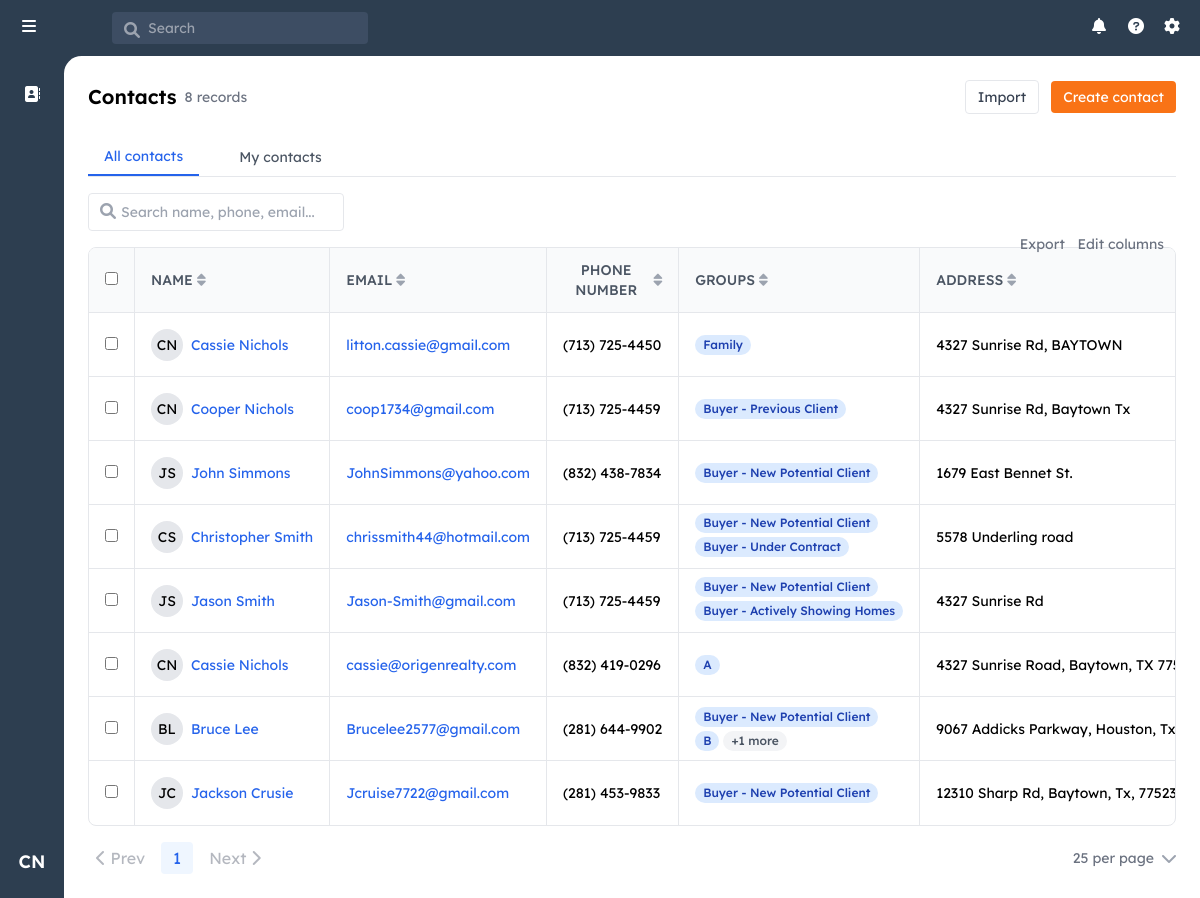
The app's page / (signed in) with its own data.
### models.py (models this page shows, shortened)
class User(UserMixin, db.Model):
    id = db.Column(db.Integer, primary_key=True)
    username = db.Column(db.String(80), unique=True, nullable=False)
    email = db.Column(db.String(120), unique=True, nullable=False)
    password_hash = db.Column(db.String(128))
    first_name = db.Column(db.String(80), nullable=False)
    last_name = db.Column(db.String(80), nullable=False)
    role = db.Column(db.String(20), nullable=False, default='agent')
    created_at = db.Column(db.DateTime, nullable=False, default=datetime.utcnow)
    last_login = db.Column(db.DateTime)
    contacts = db.relationship('Contact', backref='owner', lazy=True)

class Contact(db.Model):
    id = db.Column(db.Integer, primary_key=True)
    user_id = db.Column(db.Integer, db.ForeignKey('user.id'), nullable=False)
    first_name = db.Column(db.String(80), nullable=False)
    last_name = db.Column(db.String(80), nullable=False)
    email = db.Column(db.String(120))
    phone = db.Column(db.String(20))
    address = db.Column(db.String(200))
    notes = db.Column(db.Text)
    created_at = db.Column(db.DateTime, nullable=False, default=datetime.utcnow)
    updated_at = db.Column(db.DateTime, nullable=False, default=datetime.utcnow,
                           onupdate=datetime.utcnow)
    groups = db.relationship('ContactGroup',
                           secondary=contact_groups,
                           back_populates='contacts',
                           lazy='joined')

class ContactGroup(db.Model):
    id = db.Column(db.Integer, primary_key=True)
    name = db.Column(db.String(100), unique=True, nullable=False)
    category = db.Column(db.String(50), nullable=False)
    sort_order = db.Column(db.Integer, nullable=False)
    created_at = db.Column(db.DateTime, nullable=False, default=datetime.utcnow)
    contacts = db.relationship('Contact',
                             secondary=contact_groups,
                             back_populates='groups',
                             lazy='dynamic')

### app.py (the view)
    @app.route('/')
    @login_required
    def index():
        contacts = Contact.query.filter_by(user_id=current_user.id).all() if not current_user.role == 'admin' \
            else Contact.query.all()
        return render_template('index.html', contacts=contacts)

### templates/index.html (shortened to what this page needs)
{% extends "base.html" %}
{% block content %}
<div class="p-6">
    <div class="flex justify-between items-center mb-6">
        <div class="flex items-center space-x-2">
            <h1 class="text-xl font-semibold">Contacts</h1>
            <span class="text-sm text-gray-500">{{ contacts|length }} record{% if contacts|length != 1 %}s{% endif %}</span>
        </div>
        <div class="flex items-center space-x-3">
            <button class="text-sm px-3 py-1.5 border rounded text-gray-700 hover:bg-gray-50">
                Import
            </button>
            <a href="{{ url_for('create_contact') }}" class="text-sm px-3 py-1.5 bg-orange-500 text-white rounded hover:bg-orange-600">
                Create contact
            </a>
        </div>
    </div>
    <div class="border-b mb-4">
        <div class="flex space-x-6">
            <button class="px-4 py-2 text-sm text-blue-600 border-b-2 border-blue-600">
                All contacts
            </button>
            <button class="px-4 py-2 text-sm text-gray-600 hover:text-gray-800">
                My contacts
            </button>
        </div>
    </div>
    <div class="mb-4 relative">
        <input
            type="text"
            placeholder="Search name, phone, email..."
            class="w-64 pl-8 pr-4 py-2 border rounded text-sm"
        >
        <i class="fas fa-search absolute left-3 top-2.5 text-gray-400"></i>
        <div class="absolute right-3 space-x-2">
            <button class="text-sm text-gray-500">Export</button>
            <button class="text-sm text-gray-500">Edit columns</button>
        </div>
    </div>
    <div class="border rounded-lg overflow-hidden">
        <table class="w-full">
            <thead class="bg-gray-50 text-sm border-b">
                <tr>
                    <th class="w-8 px-4 py-3">
                        <input type="checkbox" class="rounded">
                    </th>
                    <th class="w-64 px-4 py-3 font-medium text-gray-600 border-l text-sm">
                        <div class="flex items-center space-x-1">
                            <span>NAME</span>
                            <i class="fas fa-sort text-gray-400 hover:text-gray-600 cursor-pointer"></i>
                        </div>
                    </th>
                    <th class="w-48 px-4 py-3 font-medium text-gray-600 border-l text-sm">
                        <div class="flex items-center space-x-1">
                            <span>EMAIL</span>
                            <i class="fas fa-sort text-gray-400 hover:text-gray-600 cursor-pointer"></i>
                        </div>
                    </th>
                    <th class="w-40 px-4 py-3 font-medium text-gray-600 border-l text-sm">
                        <div class="flex items-center space-x-1">
                            <span>PHONE NUMBER</span>
                            <i class="fas fa-sort text-gray-400 hover:text-gray-600 cursor-pointer"></i>
                        </div>
                    </th>
                    <th class="w-64 px-4 py-3 font-medium text-gray-600 border-l text-sm">
                        <div class="flex items-center space-x-1">
                            <span>GROUPS</span>
                            <i class="fas fa-sort text-gray-400 hover:text-gray-600 cursor-pointer"></i>
                        </div>
                    </th>
                    <th class="w-48 px-4 py-3 font-medium text-gray-600 border-l text-sm">
                        <div class="flex items-center space-x-1">
                            <span>ADDRESS</span>
                            <i class="fas fa-sort text-gray-400 hover:text-gray-600 cursor-pointer"></i>
                        </div>
                    </th>
                </tr>
            </thead>
            <tbody class="divide-y text-sm">
                {% for contact in contacts %}
                <tr class="hover:bg-gray-50 h-16">
                    <td class="px-4">
                        <input type="checkbox" class="rounded">
                    </td>
                    <td class="px-4 border-l">
                        <div class="flex items-center">
                            <div class="w-8 h-8 rounded-full bg-gray-200 flex items-center justify-center text-sm mr-2 flex-shrink-0">
                                {{ contact.first_name[0] }}{{ contact.last_name[0] }}
                            </div>
                            <a href="{{ url_for('view_contact', contact_id=contact.id) }}"
                               class="text-blue-600 hover:text-blue-800 text-sm overflow-hidden overflow-ellipsis whitespace-nowrap max-w-[180px]">
                                {{ contact.first_name }} {{ contact.last_name }}
                            </a>
                        </div>
                    </td>
                    <td class="px-4 border-l">
                        <div class="overflow-hidden overflow-ellipsis whitespace-nowrap text-blue-600">
                            {{ contact.email or '--' }}
                        </div>
                    </td>
                    <td class="px-4 border-l">
                        <div class="overflow-hidden overflow-ellipsis whitespace-nowrap">
                            {{ contact.phone or '--' }}
                        </div>
                    </td>
                    <td class="px-4 border-l relative">
                        <div class="flex flex-wrap gap-1 max-h-12 overflow-hidden relative">
                            {% for group in contact.groups[:2] %}
                                <span class="inline-flex items-center px-2 py-0.5 rounded-full text-xs font-medium bg-blue-100 text-blue-800 whitespace-nowrap">
                                    {{ group.name }}
                                </span>
                            {% else %}
                                --
                            {% endfor %}
                            {% if contact.groups|length > 2 %}
                                <span class="inline-flex items-center px-2 py-0.5 rounded-full text-xs font-medium bg-gray-100 text-gray-600">
                                    +{{ contact.groups|length - 2 }} more
                                </span>
                            {% endif %}
                        </div>
                    </td>
                    <td class="px-4 border-l relative group">
                        <div class="overflow-hidden overflow-ellipsis whitespace-nowrap">
                            {{ contact.address or '--' }}
                        </div>
                    </td>
                </tr>
                {% else %}
                <tr>
                    <td colspan="8" class="px-4 py-8 text-center text-gray-500 text-sm">
                        No contacts found. Click "Create contact" to add one.
                    </td>
                </tr>
                {% endfor %}
            </tbody>
        </table>
    </div>
    <div class="flex items-center justify-between mt-4">
        <div class="flex items-center space-x-2">
            <button class="px-2 py-1 text-gray-500 disabled:opacity-50" disabled>
                <i class="fas fa-chevron-left"></i> Prev
            </button>
            <span class="px-3 py-1 bg-blue-50 text-blue-600 rounded">1</span>
            <button class="px-2 py-1 text-gray-500 disabled:opacity-50" disabled>
                Next <i class="fas fa-chevron-right"></i>
            </button>
        </div>
        <div class="flex items-center space-x-2">
            <span class="text-sm text-gray-500">25 per page</span>
            <i class="fas fa-chevron-down text-gray-400"></i>
        </div>
    </div>
</div>
{% endblock %}

### templates/base.html (shortened to what this page needs)
<!DOCTYPE html>
<html lang="en">
<head>
    <script src="https://cdn.tailwindcss.com"></script>
    <link rel="stylesheet" href="https://cdnjs.cloudflare.com/ajax/libs/font-awesome/6.0.0/css/all.min.css">
</head>
<body class="h-screen flex flex-col bg-[#2d3e50]">
<header class="text-white h-14 flex items-center justify-between">
    <div class="flex items-center space-x-12">
        <div class="w-16 flex justify-center">
            <i class="fas fa-bars h-5 w-5"></i>
        </div>
        <div class="relative">
            <i class="fas fa-search h-4 w-4 absolute left-3 top-2.5 text-gray-400"></i>
            <input
                type="text"
                placeholder="Search"
                class="bg-[#3d4d63] text-sm rounded pl-9 pr-4 py-1.5 w-64 focus:outline-none"
            >
        </div>
    </div>
    <div class="flex items-center space-x-4 pr-4 relative">
        <i class="fas fa-bell h-5 w-5"></i>
        <i class="fas fa-question-circle h-5 w-5"></i>
        <i class="fas fa-cog h-5 w-5"></i>
    </div>
</header>
<div class="flex flex-1 overflow-hidden relative">
    <aside class="w-16 flex flex-col items-center py-4 z-10">
        <a href="{{ url_for('index') }}" class="p-2.5 rounded-lg hover:bg-[#3d4d63] mb-2">
            <i class="fas fa-address-book text-white"></i>
        </a>
        {% if current_user.is_authenticated %}
            <div class="relative group">
                <button
                    id="userIcon"
                    class="w-10 h-10 rounded-full hover:bg-[#3d4d63] text-white flex items-center justify-center text-lg font-semibold transition-colors duration-200"
                >
                    {{ current_user.first_name[0] }}{{ current_user.last_name[0] }}
                </button>
            </div>
        {% endif %}
    </aside>
    <main class="flex-1 overflow-auto bg-white absolute inset-0 ml-16 rounded-tl-[1.1rem]">
        {% block content %}{% endblock %}
    </main>
</div>
</body>
</html>

### templates/base.html (style rules this page uses)
body { font-family: "Lexend Deca", Helvetica, Arial, sans-serif; }

### records on screen
User: first_name "C", last_name "N"
Contact: first_name "C", last_name "N", first_name "Cassie", last_name "Nichols", email "litton.cassie@gmail.com", phone "(713) 725-4450", address "4327 Sunrise Rd, BAYTOWN"
ContactGroup: name "Family"
Contact: first_name "C", last_name "N", first_name "Cooper", last_name "Nichols", email "coop1734@gmail.com", phone "(713) 725-4459", address "4327 Sunrise Rd, Baytown Tx"
ContactGroup: name "Buyer - Previous Client"
Contact: first_name "J", last_name "S", first_name "John", last_name "Simmons", email "JohnSimmons@yahoo.com", phone "(832) 438-7834", address "1679 East Bennet St."
ContactGroup: name "Buyer - New Potential Client"
Contact: first_name "C", last_name "S", first_name "Christopher", last_name "Smith", email "chrissmith44@hotmail.com", phone "(713) 725-4459", address "5578 Underling road"
ContactGroup: name "Buyer - Under Contract"
Contact: first_name "J", last_name "S", first_name "Jason", last_name "Smith", email "Jason-Smith@gmail.com", phone "(713) 725-4459", address "4327 Sunrise Rd"
ContactGroup: name "Buyer - Actively Showing Homes"
Contact: first_name "C", last_name "N", first_name "Cassie", last_name "Nichols", email "cassie@origenrealty.com", phone "(832) 419-0296", address "4327 Sunrise Road, Baytown, TX…"
ContactGroup: name "A"
Contact: first_name "B", last_name "L", first_name "Bruce", last_name "Lee", email "Brucelee2577@gmail.com", phone "(281) 644-9902", groups|length "1", address "9067 Addicks Parkway, Houston, Tx…"
ContactGroup: name "B"
Contact: first_name "J", last_name "C", first_name "Jackson", last_name "Crusie", email "Jcruise7722@gmail.com", phone "(281) 453-9833", address "12310 Sharp Rd, Baytown, Tx, 77523"

### other values on screen
{{ contacts|length }} "8"
